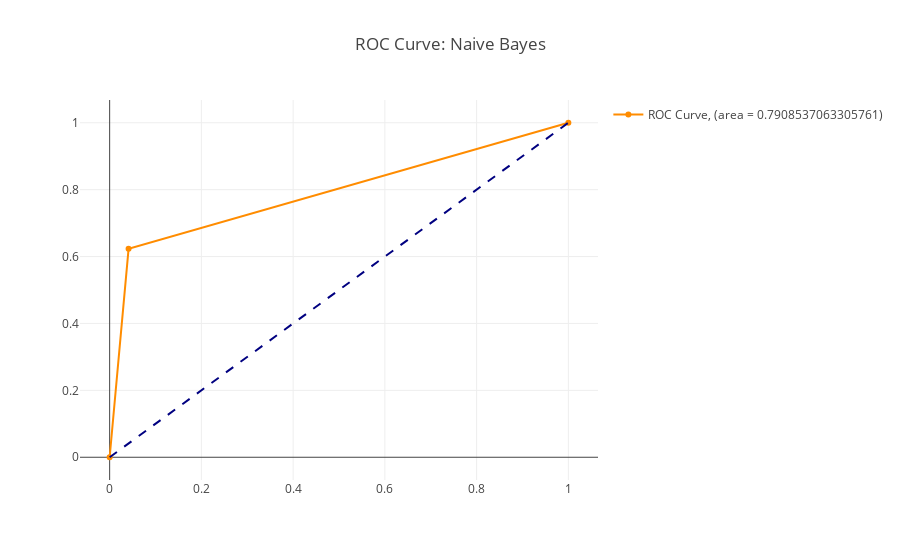

The cell this chart's notebook holds for it:
### Code cell
# predicted y probabilties
trace0 = go.Scatter(
    x = fpr_lr,
    y = tpr_lr,
    mode = 'markers+lines',
    line=dict(color='darkorange', width=2),
    name = 'ROC Curve, (area = {})'.format(auc_score_lr)
)

trace1 = go.Scatter(
    x=[0, 1], y=[0, 1], 
    mode='lines', 
    line=dict(color='navy', width=2, dash='dash'),
    showlegend=False)

data = [trace0, trace1]

title = 'ROC Curve: Naive Bayes'
fig = go.Figure(data=data, layout = {'title':title})

iplot(fig)
pio.write_image(fig, plt_filepath+title+'.png')

### Figure 1 — Plotly figure (JSON) as saved in the notebook; plotly's stock layout.template omitted (floating-point values rounded to 4 significant figures)
{"data": [{"line": {"color": "darkorange", "width": 2}, "mode": "markers+lines", "name": "ROC Curve, (area = 0.7908537063305761)", "type": "scatter", "uid": "3015df5c-ecc0-4c8b-8d05-a4f88f13a4c1", "x": [0, 0.04126, 1], "y": [0, 0.623, 1]}, {"line": {"color": "navy", "dash": "dash", "width": 2}, "mode": "lines", "showlegend": false, "type": "scatter", "uid": "2741157d-4d52-4eaf-b8d2-b168ded986f2", "x": [0, 1], "y": [0, 1]}], "layout": {"autosize": true, "title": {"text": "ROC Curve: Naive Bayes"}, "xaxis": {"autorange": true, "range": [-0.06118, 1.061], "type": "linear"}, "yaxis": {"autorange": true, "range": [-0.07325, 1.073], "type": "linear"}}}
